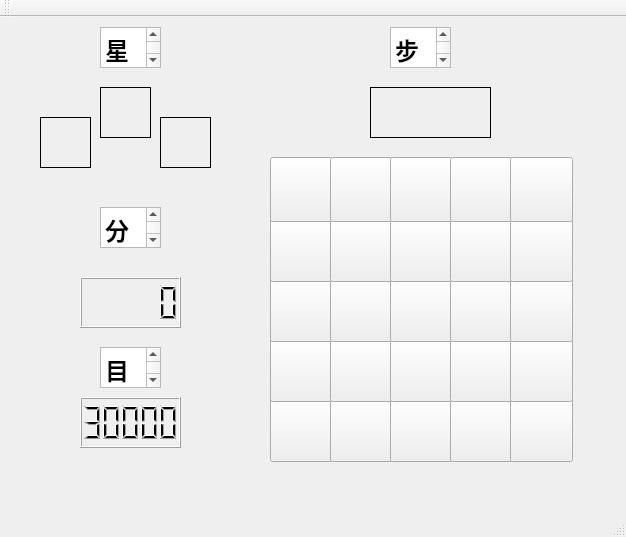
<?xml version="1.0" encoding="UTF-8"?>
<ui version="4.0">
 <class>MainWindow</class>
 <widget class="QMainWindow" name="MainWindow">
  <property name="geometry">
   <rect>
    <x>0</x>
    <y>0</y>
    <width>626</width>
    <height>537</height>
   </rect>
  </property>
  <property name="windowTitle">
   <string>MainWindow</string>
  </property>
  <widget class="QWidget" name="centralWidget">
   <widget class="QPushButton" name="pushButton">
    <property name="geometry">
     <rect>
      <x>270</x>
      <y>380</y>
      <width>63</width>
      <height>65</height>
     </rect>
    </property>
    <property name="text">
     <string/>
    </property>
    <property name="iconSize">
     <size>
      <width>55</width>
      <height>55</height>
     </size>
    </property>
   </widget>
   <widget class="QPushButton" name="pushButton_2">
    <property name="geometry">
     <rect>
      <x>330</x>
      <y>380</y>
      <width>63</width>
      <height>65</height>
     </rect>
    </property>
    <property name="text">
     <string/>
    </property>
    <property name="iconSize">
     <size>
      <width>55</width>
      <height>55</height>
     </size>
    </property>
   </widget>
   <widget class="QPushButton" name="pushButton_3">
    <property name="geometry">
     <rect>
      <x>390</x>
      <y>380</y>
      <width>63</width>
      <height>65</height>
     </rect>
    </property>
    <property name="text">
     <string/>
    </property>
    <property name="iconSize">
     <size>
      <width>55</width>
      <height>55</height>
     </size>
    </property>
   </widget>
   <widget class="QPushButton" name="pushButton_4">
    <property name="geometry">
     <rect>
      <x>450</x>
      <y>380</y>
      <width>63</width>
      <height>65</height>
     </rect>
    </property>
    <property name="text">
     <string/>
    </property>
    <property name="iconSize">
     <size>
      <width>55</width>
      <height>55</height>
     </size>
    </property>
   </widget>
   <widget class="QPushButton" name="pushButton_5">
    <property name="geometry">
     <rect>
      <x>510</x>
      <y>380</y>
      <width>63</width>
      <height>65</height>
     </rect>
    </property>
    <property name="font">
     <font>
      <family>Adobe Arabic</family>
      <pointsize>48</pointsize>
     </font>
    </property>
    <property name="text">
     <string/>
    </property>
    <property name="iconSize">
     <size>
      <width>55</width>
      <height>55</height>
     </size>
    </property>
   </widget>
   <widget class="QPushButton" name="pushButton_6">
    <property name="geometry">
     <rect>
      <x>270</x>
      <y>320</y>
      <width>63</width>
      <height>65</height>
     </rect>
    </property>
    <property name="text">
     <string/>
    </property>
    <property name="iconSize">
     <size>
      <width>55</width>
      <height>55</height>
     </size>
    </property>
   </widget>
   <widget class="QPushButton" name="pushButton_7">
    <property name="geometry">
     <rect>
      <x>330</x>
      <y>320</y>
      <width>63</width>
      <height>65</height>
     </rect>
    </property>
    <property name="text">
     <string/>
    </property>
    <property name="iconSize">
     <size>
      <width>55</width>
      <height>55</height>
     </size>
    </property>
   </widget>
   <widget class="QPushButton" name="pushButton_8">
    <property name="geometry">
     <rect>
      <x>390</x>
      <y>320</y>
      <width>63</width>
      <height>65</height>
     </rect>
    </property>
    <property name="text">
     <string/>
    </property>
    <property name="iconSize">
     <size>
      <width>55</width>
      <height>55</height>
     </size>
    </property>
   </widget>
   <widget class="QPushButton" name="pushButton_9">
    <property name="geometry">
     <rect>
      <x>450</x>
      <y>320</y>
      <width>63</width>
      <height>65</height>
     </rect>
    </property>
    <property name="text">
     <string/>
    </property>
    <property name="iconSize">
     <size>
      <width>55</width>
      <height>55</height>
     </size>
    </property>
   </widget>
   <widget class="QPushButton" name="pushButton_10">
    <property name="geometry">
     <rect>
      <x>510</x>
      <y>320</y>
      <width>63</width>
      <height>65</height>
     </rect>
    </property>
    <property name="text">
     <string/>
    </property>
    <property name="iconSize">
     <size>
      <width>55</width>
      <height>55</height>
     </size>
    </property>
   </widget>
   <widget class="QPushButton" name="pushButton_11">
    <property name="geometry">
     <rect>
      <x>270</x>
      <y>260</y>
      <width>63</width>
      <height>65</height>
     </rect>
    </property>
    <property name="text">
     <string/>
    </property>
    <property name="iconSize">
     <size>
      <width>55</width>
      <height>55</height>
     </size>
    </property>
   </widget>
   <widget class="QPushButton" name="pushButton_12">
    <property name="geometry">
     <rect>
      <x>330</x>
      <y>260</y>
      <width>63</width>
      <height>65</height>
     </rect>
    </property>
    <property name="text">
     <string/>
    </property>
    <property name="iconSize">
     <size>
      <width>55</width>
      <height>55</height>
     </size>
    </property>
   </widget>
   <widget class="QPushButton" name="pushButton_13">
    <property name="geometry">
     <rect>
      <x>390</x>
      <y>260</y>
      <width>63</width>
      <height>65</height>
     </rect>
    </property>
    <property name="text">
     <string/>
    </property>
    <property name="iconSize">
     <size>
      <width>55</width>
      <height>55</height>
     </size>
    </property>
   </widget>
   <widget class="QPushButton" name="pushButton_14">
    <property name="geometry">
     <rect>
      <x>450</x>
      <y>260</y>
      <width>63</width>
      <height>65</height>
     </rect>
    </property>
    <property name="text">
     <string/>
    </property>
    <property name="iconSize">
     <size>
      <width>55</width>
      <height>55</height>
     </size>
    </property>
   </widget>
   <widget class="QPushButton" name="pushButton_15">
    <property name="geometry">
     <rect>
      <x>510</x>
      <y>260</y>
      <width>63</width>
      <height>65</height>
     </rect>
    </property>
    <property name="text">
     <string/>
    </property>
    <property name="iconSize">
     <size>
      <width>55</width>
      <height>55</height>
     </size>
    </property>
   </widget>
   <widget class="QPushButton" name="pushButton_16">
    <property name="geometry">
     <rect>
      <x>270</x>
      <y>200</y>
      <width>63</width>
      <height>65</height>
     </rect>
    </property>
    <property name="text">
     <string/>
    </property>
    <property name="iconSize">
     <size>
      <width>55</width>
      <height>55</height>
     </size>
    </property>
   </widget>
   <widget class="QPushButton" name="pushButton_17">
    <property name="geometry">
     <rect>
      <x>330</x>
      <y>200</y>
      <width>63</width>
      <height>65</height>
     </rect>
    </property>
    <property name="text">
     <string/>
    </property>
    <property name="iconSize">
     <size>
      <width>55</width>
      <height>55</height>
     </size>
    </property>
   </widget>
   <widget class="QPushButton" name="pushButton_18">
    <property name="geometry">
     <rect>
      <x>390</x>
      <y>200</y>
      <width>63</width>
      <height>65</height>
     </rect>
    </property>
    <property name="text">
     <string/>
    </property>
    <property name="iconSize">
     <size>
      <width>55</width>
      <height>55</height>
     </size>
    </property>
   </widget>
   <widget class="QPushButton" name="pushButton_19">
    <property name="geometry">
     <rect>
      <x>450</x>
      <y>200</y>
      <width>63</width>
      <height>65</height>
     </rect>
    </property>
    <property name="text">
     <string/>
    </property>
    <property name="iconSize">
     <size>
      <width>55</width>
      <height>55</height>
     </size>
    </property>
   </widget>
   <widget class="QPushButton" name="pushButton_20">
    <property name="geometry">
     <rect>
      <x>510</x>
      <y>200</y>
      <width>63</width>
      <height>65</height>
     </rect>
    </property>
    <property name="text">
     <string/>
    </property>
    <property name="iconSize">
     <size>
      <width>55</width>
      <height>55</height>
     </size>
    </property>
   </widget>
   <widget class="QPushButton" name="pushButton_21">
    <property name="geometry">
     <rect>
      <x>270</x>
      <y>140</y>
      <width>63</width>
      <height>65</height>
     </rect>
    </property>
    <property name="text">
     <string/>
    </property>
    <property name="iconSize">
     <size>
      <width>55</width>
      <height>55</height>
     </size>
    </property>
   </widget>
   <widget class="QPushButton" name="pushButton_22">
    <property name="geometry">
     <rect>
      <x>330</x>
      <y>140</y>
      <width>63</width>
      <height>65</height>
     </rect>
    </property>
    <property name="text">
     <string/>
    </property>
    <property name="iconSize">
     <size>
      <width>55</width>
      <height>55</height>
     </size>
    </property>
   </widget>
   <widget class="QPushButton" name="pushButton_23">
    <property name="geometry">
     <rect>
      <x>390</x>
      <y>140</y>
      <width>63</width>
      <height>65</height>
     </rect>
    </property>
    <property name="text">
     <string/>
    </property>
    <property name="iconSize">
     <size>
      <width>55</width>
      <height>55</height>
     </size>
    </property>
   </widget>
   <widget class="QPushButton" name="pushButton_24">
    <property name="geometry">
     <rect>
      <x>450</x>
      <y>140</y>
      <width>63</width>
      <height>65</height>
     </rect>
    </property>
    <property name="text">
     <string/>
    </property>
    <property name="iconSize">
     <size>
      <width>55</width>
      <height>55</height>
     </size>
    </property>
   </widget>
   <widget class="QPushButton" name="pushButton_25">
    <property name="geometry">
     <rect>
      <x>510</x>
      <y>140</y>
      <width>63</width>
      <height>65</height>
     </rect>
    </property>
    <property name="text">
     <string/>
    </property>
    <property name="iconSize">
     <size>
      <width>55</width>
      <height>55</height>
     </size>
    </property>
   </widget>
   <widget class="QLabel" name="label_3">
    <property name="geometry">
     <rect>
      <x>390</x>
      <y>380</y>
      <width>65</width>
      <height>65</height>
     </rect>
    </property>
    <property name="text">
     <string/>
    </property>
   </widget>
   <widget class="QLabel" name="label_4">
    <property name="geometry">
     <rect>
      <x>450</x>
      <y>380</y>
      <width>65</width>
      <height>65</height>
     </rect>
    </property>
    <property name="text">
     <string/>
    </property>
   </widget>
   <widget class="QLabel" name="label_5">
    <property name="geometry">
     <rect>
      <x>510</x>
      <y>380</y>
      <width>65</width>
      <height>65</height>
     </rect>
    </property>
    <property name="text">
     <string/>
    </property>
   </widget>
   <widget class="QLabel" name="label_6">
    <property name="geometry">
     <rect>
      <x>270</x>
      <y>320</y>
      <width>65</width>
      <height>65</height>
     </rect>
    </property>
    <property name="text">
     <string/>
    </property>
   </widget>
   <widget class="QLabel" name="label_7">
    <property name="geometry">
     <rect>
      <x>330</x>
      <y>320</y>
      <width>65</width>
      <height>65</height>
     </rect>
    </property>
    <property name="text">
     <string/>
    </property>
   </widget>
   <widget class="QLabel" name="label_8">
    <property name="geometry">
     <rect>
      <x>390</x>
      <y>320</y>
      <width>65</width>
      <height>65</height>
     </rect>
    </property>
    <property name="text">
     <string/>
    </property>
   </widget>
   <widget class="QLabel" name="label_9">
    <property name="geometry">
     <rect>
      <x>450</x>
      <y>320</y>
      <width>65</width>
      <height>65</height>
     </rect>
    </property>
    <property name="text">
     <string/>
    </property>
   </widget>
   <widget class="QTextEdit" name="textEdit">
    <property name="geometry">
     <rect>
      <x>100</x>
      <y>10</y>
      <width>61</width>
      <height>41</height>
     </rect>
    </property>
    <property name="html">
     <string>&lt;!DOCTYPE HTML PUBLIC &quot;-//W3C//DTD HTML 4.0//EN&quot; &quot;http://www.w3.org/TR/REC-html40/strict.dtd&quot;&gt;
&lt;html&gt;&lt;head&gt;&lt;meta name=&quot;qrichtext&quot; content=&quot;1&quot; /&gt;&lt;style type=&quot;text/css&quot;&gt;
p, li { white-space: pre-wrap; }
&lt;/style&gt;&lt;/head&gt;&lt;body style=&quot; font-family:'PMingLiU'; font-size:9pt; font-weight:400; font-style:normal;&quot;&gt;
&lt;p style=&quot; margin-top:0px; margin-bottom:0px; margin-left:0px; margin-right:0px; -qt-block-indent:0; text-indent:0px;&quot;&gt;&lt;span style=&quot; font-size:18pt; font-weight:600;&quot;&gt;星星&lt;/span&gt;&lt;/p&gt;&lt;/body&gt;&lt;/html&gt;</string>
    </property>
   </widget>
   <widget class="QTextEdit" name="textEdit_3">
    <property name="geometry">
     <rect>
      <x>100</x>
      <y>190</y>
      <width>61</width>
      <height>41</height>
     </rect>
    </property>
    <property name="html">
     <string>&lt;!DOCTYPE HTML PUBLIC &quot;-//W3C//DTD HTML 4.0//EN&quot; &quot;http://www.w3.org/TR/REC-html40/strict.dtd&quot;&gt;
&lt;html&gt;&lt;head&gt;&lt;meta name=&quot;qrichtext&quot; content=&quot;1&quot; /&gt;&lt;style type=&quot;text/css&quot;&gt;
p, li { white-space: pre-wrap; }
&lt;/style&gt;&lt;/head&gt;&lt;body style=&quot; font-family:'PMingLiU'; font-size:9pt; font-weight:400; font-style:normal;&quot;&gt;
&lt;p style=&quot; margin-top:0px; margin-bottom:0px; margin-left:0px; margin-right:0px; -qt-block-indent:0; text-indent:0px;&quot;&gt;&lt;span style=&quot; font-size:18pt; font-weight:600;&quot;&gt;分數&lt;/span&gt;&lt;/p&gt;&lt;/body&gt;&lt;/html&gt;</string>
    </property>
   </widget>
   <widget class="QLCDNumber" name="lcdNumber">
    <property name="geometry">
     <rect>
      <x>80</x>
      <y>260</y>
      <width>101</width>
      <height>51</height>
     </rect>
    </property>
   </widget>
   <widget class="QLabel" name="label_27">
    <property name="geometry">
     <rect>
      <x>160</x>
      <y>100</y>
      <width>51</width>
      <height>51</height>
     </rect>
    </property>
    <property name="frameShape">
     <enum>QFrame::Box</enum>
    </property>
    <property name="text">
     <string/>
    </property>
   </widget>
   <widget class="QLabel" name="label_28">
    <property name="geometry">
     <rect>
      <x>100</x>
      <y>70</y>
      <width>51</width>
      <height>51</height>
     </rect>
    </property>
    <property name="frameShape">
     <enum>QFrame::Box</enum>
    </property>
    <property name="text">
     <string/>
    </property>
   </widget>
   <widget class="QLabel" name="label_29">
    <property name="geometry">
     <rect>
      <x>40</x>
      <y>100</y>
      <width>51</width>
      <height>51</height>
     </rect>
    </property>
    <property name="frameShape">
     <enum>QFrame::Box</enum>
    </property>
    <property name="text">
     <string/>
    </property>
   </widget>
   <widget class="QTextEdit" name="textEdit_2">
    <property name="geometry">
     <rect>
      <x>100</x>
      <y>330</y>
      <width>61</width>
      <height>41</height>
     </rect>
    </property>
    <property name="html">
     <string>&lt;!DOCTYPE HTML PUBLIC &quot;-//W3C//DTD HTML 4.0//EN&quot; &quot;http://www.w3.org/TR/REC-html40/strict.dtd&quot;&gt;
&lt;html&gt;&lt;head&gt;&lt;meta name=&quot;qrichtext&quot; content=&quot;1&quot; /&gt;&lt;style type=&quot;text/css&quot;&gt;
p, li { white-space: pre-wrap; }
&lt;/style&gt;&lt;/head&gt;&lt;body style=&quot; font-family:'PMingLiU'; font-size:9pt; font-weight:400; font-style:normal;&quot;&gt;
&lt;p style=&quot; margin-top:0px; margin-bottom:0px; margin-left:0px; margin-right:0px; -qt-block-indent:0; text-indent:0px;&quot;&gt;&lt;span style=&quot; font-size:18pt; font-weight:600;&quot;&gt;目標&lt;/span&gt;&lt;/p&gt;&lt;/body&gt;&lt;/html&gt;</string>
    </property>
   </widget>
   <widget class="QLCDNumber" name="lcdNumber_2">
    <property name="geometry">
     <rect>
      <x>80</x>
      <y>380</y>
      <width>101</width>
      <height>51</height>
     </rect>
    </property>
    <property name="intValue" stdset="0">
     <number>30000</number>
    </property>
   </widget>
   <widget class="QTextEdit" name="textEdit_4">
    <property name="geometry">
     <rect>
      <x>390</x>
      <y>10</y>
      <width>61</width>
      <height>41</height>
     </rect>
    </property>
    <property name="html">
     <string>&lt;!DOCTYPE HTML PUBLIC &quot;-//W3C//DTD HTML 4.0//EN&quot; &quot;http://www.w3.org/TR/REC-html40/strict.dtd&quot;&gt;
&lt;html&gt;&lt;head&gt;&lt;meta name=&quot;qrichtext&quot; content=&quot;1&quot; /&gt;&lt;style type=&quot;text/css&quot;&gt;
p, li { white-space: pre-wrap; }
&lt;/style&gt;&lt;/head&gt;&lt;body style=&quot; font-family:'PMingLiU'; font-size:9pt; font-weight:400; font-style:normal;&quot;&gt;
&lt;p style=&quot; margin-top:0px; margin-bottom:0px; margin-left:0px; margin-right:0px; -qt-block-indent:0; text-indent:0px;&quot;&gt;&lt;span style=&quot; font-size:18pt; font-weight:600;&quot;&gt;步數&lt;/span&gt;&lt;/p&gt;&lt;/body&gt;&lt;/html&gt;</string>
    </property>
   </widget>
   <widget class="QLabel" name="label_26">
    <property name="geometry">
     <rect>
      <x>370</x>
      <y>70</y>
      <width>121</width>
      <height>51</height>
     </rect>
    </property>
    <property name="font">
     <font>
      <pointsize>20</pointsize>
     </font>
    </property>
    <property name="frameShape">
     <enum>QFrame::Box</enum>
    </property>
    <property name="text">
     <string/>
    </property>
   </widget>
   <zorder>label_9</zorder>
   <zorder>label_3</zorder>
   <zorder>label_7</zorder>
   <zorder>label_5</zorder>
   <zorder>label_8</zorder>
   <zorder>label_6</zorder>
   <zorder>label_4</zorder>
   <zorder>pushButton</zorder>
   <zorder>pushButton_2</zorder>
   <zorder>pushButton_3</zorder>
   <zorder>pushButton_4</zorder>
   <zorder>pushButton_5</zorder>
   <zorder>pushButton_6</zorder>
   <zorder>pushButton_7</zorder>
   <zorder>pushButton_8</zorder>
   <zorder>pushButton_9</zorder>
   <zorder>pushButton_10</zorder>
   <zorder>pushButton_11</zorder>
   <zorder>pushButton_12</zorder>
   <zorder>pushButton_13</zorder>
   <zorder>pushButton_14</zorder>
   <zorder>pushButton_15</zorder>
   <zorder>pushButton_16</zorder>
   <zorder>pushButton_17</zorder>
   <zorder>pushButton_18</zorder>
   <zorder>pushButton_19</zorder>
   <zorder>pushButton_20</zorder>
   <zorder>pushButton_21</zorder>
   <zorder>pushButton_22</zorder>
   <zorder>pushButton_23</zorder>
   <zorder>pushButton_24</zorder>
   <zorder>pushButton_25</zorder>
   <zorder>textEdit</zorder>
   <zorder>textEdit_3</zorder>
   <zorder>lcdNumber</zorder>
   <zorder>label_27</zorder>
   <zorder>label_28</zorder>
   <zorder>label_29</zorder>
   <zorder>textEdit_2</zorder>
   <zorder>lcdNumber_2</zorder>
   <zorder>textEdit_4</zorder>
   <zorder>label_26</zorder>
  </widget>
  <widget class="QMenuBar" name="menuBar">
   <property name="geometry">
    <rect>
     <x>0</x>
     <y>0</y>
     <width>626</width>
     <height>21</height>
    </rect>
   </property>
  </widget>
  <widget class="QToolBar" name="mainToolBar">
   <attribute name="toolBarArea">
    <enum>TopToolBarArea</enum>
   </attribute>
   <attribute name="toolBarBreak">
    <bool>false</bool>
   </attribute>
  </widget>
  <widget class="QStatusBar" name="statusBar"/>
 </widget>
 <layoutdefault spacing="6" margin="11"/>
 <resources/>
 <connections/>
</ui>
